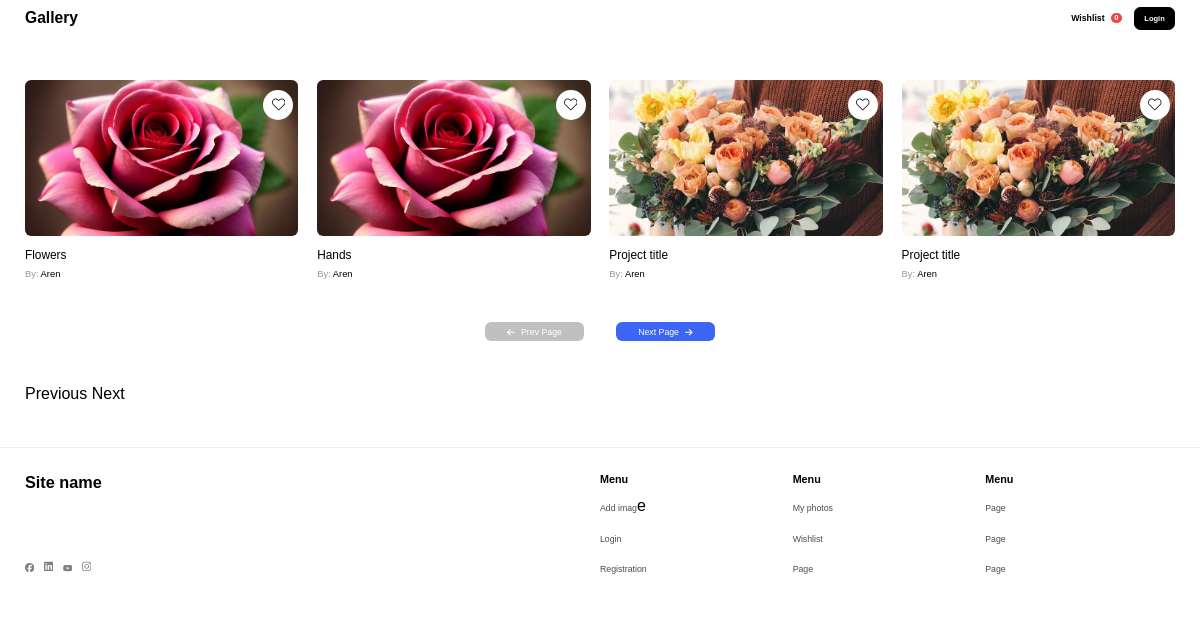
The page / on the database its author committed.
### tables this page shows
CREATE TABLE `my_photos` (
  `id` int NOT NULL,
  `image` varchar(255) NOT NULL,
  `name` varchar(100) NOT NULL,
  `user_id` int NOT NULL
);

CREATE TABLE `users` (
  `id` int NOT NULL,
  `first_name` varchar(50) NOT NULL,
  `last_name` varchar(50) NOT NULL,
  `email` varchar(100) NOT NULL,
  `password` varchar(255) NOT NULL,
  `created_at` timestamp NULL DEFAULT CURRENT_TIMESTAMP
);

### app/core/Controller.php (called while the page is built, shortened)
<?php
class Controller {
    protected function view($view, $data = []) {
        extract($data);
        require_once '../app/views/' . $view . '.php';
    }
    protected function model($model) {
        return new $model();
    }
}

### app/controllers/HomeController.php (called while the page is built)
<?php
class HomeController extends Controller {
    public function index() {
        $data['title'] = 'Home';
        $data['meta_description'] = 'Home page description';
        $data['meta_keywords'] = 'home, gallery, image';
        $user = $this->model('User');
        $limit = 4;
        $page = isset($_GET['page']) ? (int)$_GET['page'] : 1;
        $offset = ($page - 1) * $limit;
        $total_photos = $user->countAllPhotos()['total'];
        $total_pages = ceil($total_photos / $limit);
        $photos = $user->getAllPhotos($limit, $offset);
        $data['photos'] = $photos;
        $data['total_pages'] = $total_pages;
        $data['current_page'] = $page;
        $this->view('header',$data);
        $this->view('home', $data);
        $this->view('footer');
    }
}

### public/index.php (called while the page is built, shortened)
<?php
require_once '../app/core/Controller.php';
require_once '../app/controllers/HomeController.php';
$router = new Router();
$router->add('/', function() {
    $controller = new HomeController();
    $controller->index();
});
$router->add('/my_photos', function() {
    $controller = new UserController();
    $controller->index();
});
$router->add('/login', function() {
    $controller = new UserController();
    $controller->login();
});
$router->add('/register', function() {
    $controller = new UserController();
    $controller->register();
});
$router->add('/logout', function() {
    $controller = new UserController();
    $controller->logout();
});
$uri = parse_url($_SERVER['REQUEST_URI'], PHP_URL_PATH);
$router->dispatch($uri);

### app/core/Router.php (called while the page is built, shortened)
<?php
class Router {
    private $routes = [];
    public function add($route, $callback) {
        $this->routes[$route] = $callback;
    }
    public function dispatch($uri) {
        foreach ($this->routes as $route => $callback) {
            if ($route === $uri) {
                return call_user_func($callback);
            }
        }
    }
}

### app/models/User.php (called while the page is built, shortened)
<?php
require_once '../database/Database.php';
class User {
    private $conn;
    public function __construct() {
        $database = new Database();
        $this->conn = $database->connect();
    }
    public function getAllPhotos($limit, $offset) {
        $query = "SELECT my_photos.*, u.first_name as user_name FROM my_photos LEFT JOIN users AS u ON my_photos.user_id = u.id LIMIT :limit OFFSET :offset";
        $stmt = $this->conn->prepare($query);
        $stmt->bindParam(':limit', $limit, PDO::PARAM_INT);
        $stmt->bindParam(':offset', $offset, PDO::PARAM_INT);
        $stmt->execute();
        return $stmt->fetchAll(PDO::FETCH_OBJ);
    }
}

### database/Database.php (called while the page is built, shortened)
<?php
class Database {
    private $host = 'localhost';
    private $db_name = 'gallery_am';
    private $username = 'root';
    private $password = '';
    public function connect() {
        $this->conn = null;
        try {
            $this->conn = new PDO('mysql:host=' . $this->host . ';dbname=' . $this->db_name, $this->username, $this->password);
            $this->conn->setAttribute(PDO::ATTR_ERRMODE, PDO::ERRMODE_EXCEPTION);
        } catch(PDOException $e) {
            echo 'Connection Error: ' . $e->getMessage();
        }
        return $this->conn;
    }
}

### app/views/home.php (the view, shortened to what this page needs)
<?php if (!empty($data['photos'])): ?>
    <section class="gallery-content container-fluid">
        <div class="gallery-card-content">
            <?php foreach ($data['photos'] as $photo):?>
                <div class="gallery-card">
                    <div class="image-content">
                        <a href="/">
                            <img src="/<?= $photo->image;?>" alt="<?= $photo->name;?>">
                        </a>
                        <button class="btn-add-to-wishlist">
                        </button>
                    </div>
                    <div class="information-content">
                        <h3 class="image-name"><?= $photo->name;?></h3>
                        <p class="added-by"><span>By:</span> <?= $photo->user_name;?></p>
                    </div>
                </div>
            <?php endforeach; ?>
    </div>
    <div class="gallery-page-control">
        <div class="next-prev-buttons">
            <?php if ($data['current_page'] > 1): ?>
                <a class="btn-blue" href="?page=<?= $data['current_page'] - 1 ?>">
                    <svg xmlns="http://www.w3.org/2000/svg" viewBox="0 0 448 512">
                        <path d="M9.4 233.4c-12.5 12.5-12.5 32.8 0 45.3l160 160c12.5 12.5 32.8 12.5 45.3 0s12.5-32.8 0-45.3L109.2 288 416 288c17.7 0 32-14.3 32-32s-14.3-32-32-32l-306.7 0L214.6 118.6c12.5-12.5 12.5-32.8 0-45.3s-32.8-12.5-45.3 0l-160 160z" fill="white"/>
                    </svg>
                    Prev Page
                </a>
            <?php else: ?>
                <a class="btn-blue disabled">
                    <svg xmlns="http://www.w3.org/2000/svg" viewBox="0 0 448 512">
                        <path d="M9.4 233.4c-12.5 12.5-12.5 32.8 0 45.3l160 160c12.5 12.5 32.8 12.5 45.3 0s12.5-32.8 0-45.3L109.2 288 416 288c17.7 0 32-14.3 32-32s-14.3-32-32-32l-306.7 0L214.6 118.6c12.5-12.5 12.5-32.8 0-45.3s-32.8-12.5-45.3 0l-160 160z" fill="white"/>
                    </svg>
                    Prev Page
                </a>
            <?php endif; ?>
            <?php if ($data['current_page'] < $data['total_pages']): ?>
                <a class="btn-blue" href="?page=<?= $data['current_page'] + 1 ?>">
                    Next Page
                    <svg xmlns="http://www.w3.org/2000/svg" viewBox="0 0 448 512">
                        <path d="M438.6 278.6c12.5-12.5 12.5-32.8 0-45.3l-160-160c-12.5-12.5-32.8-12.5-45.3 0s-12.5 32.8 0 45.3L338.8 224 32 224c-17.7 0-32 14.3-32 32s14.3 32 32 32l306.7 0L233.4 393.4c-12.5 12.5-12.5 32.8 0 45.3s32.8 12.5 45.3 0l160-160z" fill="white"/>
                    </svg>
                </a>
            <?php endif; ?>
        </div>
    </div>
        <div class="pagination">
            <?php if ($data['current_page'] > 1): ?>
                <a href="?page=<?= $data['current_page'] - 1 ?>">Previous</a>
            <?php else: ?>
                <span class="disabled">Previous</span>
            <?php endif; ?>
            <?php if ($data['current_page'] < $data['total_pages']): ?>
                <a href="?page=<?= $data['current_page'] + 1 ?>">Next</a>
            <?php else: ?>
                <span class="disabled">Next</span>
            <?php endif; ?>
        </div>
</section>
<?php else: ?>
    <p>No photos available.</p>
<?php endif; ?>

### app/views/header.php (shortened to what this page needs)
<!DOCTYPE html>
<html lang="en">
<head>
    <link rel="stylesheet" type="text/css" href="/css/style.css">
</head>
<body>
<header id="header" class="container-fluid">
    <a href="/" id="logo">Gallery</a>
    <ul class="menu-items">
        <?php if (isset($_SESSION['user_id'])): ?>
            <li class="menu-item"><a href="/my_photos">My photos</a></li>
            <li class="menu-item"><a href="/wishlist">Wishlist <span class="wishlist-product-count">0</span></a></li>
            <li class="menu-item"><a href="/logout" class="logout">Logout</a></li>
        <?php else: ?>
            <li class="menu-item"><a href="/wishlist">Wishlist <span class="wishlist-product-count">0</span></a></li>
            <li class="menu-item"><a href="/login" class="login">Login</a></li>
        <?php endif; ?>
    </ul>
</header>

### app/views/footer.php (shortened to what this page needs)
<footer id="footer" class="container-fluid">
    <div class="footer-left-part">
        <a href="/" class="footer-logo">Site name</a>
        <ul class="social-icons">
            <li class="social-icon">
                <a href="https://www.facebook.com/" target="_blank">
                </a>
            </li>
            <li class="social-icon">
                <a href="https://www.linkedin.com/" target="_blank">
                </a>
            </li>
            <li class="social-icon">
                <a href="https://www.youtube.com/" target="_blank">
                </a>
            </li>
            <li class="social-icon">
                <a href="https://www.instagram.com/" target="_blank">
                </a>
            </li>
        </ul>
    </div>
    <div class="footer-right-part">
        <div class="footer-item">
            <h3 class="footer-title">Menu</h3>
            <ul class="footer-elems">
                <li class="footer-elem"><a href="/my_photos">Add imag</a>e</li>
                <li class="footer-elem"><a href="/login">Login</a></li>
                <li class="footer-elem"><a href="/register">Registration</a></li>
            </ul>
        </div>
        <div class="footer-item">
            <h3 class="footer-title">Menu</h3>
            <ul class="footer-elems">
                <li class="footer-elem"><a href="/my_photos">My photos</a></li>
                <li class="footer-elem"><a href="/wishlist">Wishlist</a></li>
                <li class="footer-elem"><a href="/">Page</a></li>
            </ul>
        </div>
        <div class="footer-item">
            <h3 class="footer-title">Menu</h3>
            <ul class="footer-elems">
                <li class="footer-elem"><a href="/">Page</a></li>
                <li class="footer-elem"><a href="/">Page</a></li>
                <li class="footer-elem"><a href="/">Page</a></li>
            </ul>
        </div>
    </div>
</footer>
</body>
</html>

### rows shown on the page
my_photos: image (picture), name "Flowers", user.first_name "Aren"
my_photos: image (picture), name "Hands", user.first_name "Aren"
my_photos: image (picture), name "Project title", user.first_name "Aren"
my_photos: image (picture), name "Project title", user.first_name "Aren"
